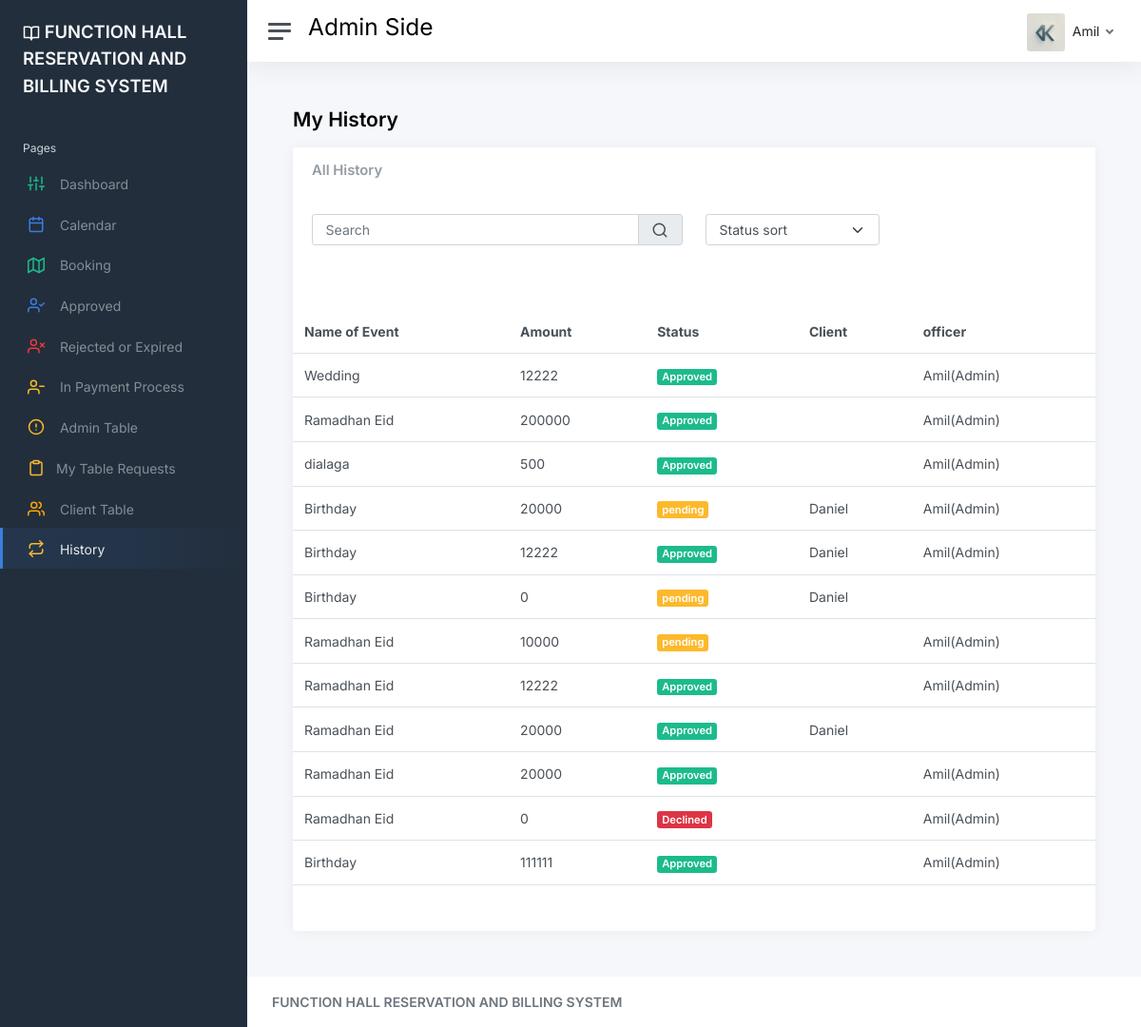
The app's page /static/History.php (signed in) with its own data.
### tables this page shows
CREATE TABLE `user` (
  `User_id` int(7) NOT NULL,
  `Username` varchar(20) NOT NULL,
  `Password` varchar(20) NOT NULL,
  `Fullname` varchar(20) NOT NULL,
  `Email` varchar(50) NOT NULL,
  `Gender` varchar(12) NOT NULL,
  `middle` varchar(50) NOT NULL,
  `Last` varchar(20) NOT NULL,
  `Phone` varchar(12) NOT NULL,
  `role` varchar(50) NOT NULL,
  `Status` int(11) NOT NULL
);

CREATE TABLE `history` (
  `H_id` int(11) NOT NULL,
  `Event_name` varchar(400) NOT NULL,
  `Event_status` varchar(20) NOT NULL,
  `Amount` int(11) NOT NULL,
  `Event_date` date NOT NULL,
  `Cid` int(11) DEFAULT NULL,
  `U_id` int(11) DEFAULT NULL
);

CREATE TABLE `customer` (
  `Customer_id` int(11) NOT NULL,
  `Fullname` varchar(50) NOT NULL,
  `Lastname` varchar(30) NOT NULL,
  `Affiliation` varchar(50) NOT NULL,
  `Phone No` varchar(11) NOT NULL,
  `Email` varchar(50) NOT NULL,
  `middle` varchar(20) NOT NULL,
  `gender` varchar(12) NOT NULL,
  `Username` varchar(50) NOT NULL,
  `Password` varchar(50) NOT NULL,
  `Status` int(11) NOT NULL
);

### static/model/class_model.php (called while the page is built, shortened)
<?php
	class class_model{
		public $host = db_host;
		public $user = db_user;
		public $pass = db_pass;
		public $dbname = db_name;
		public $conn;
		private function connect(){
			$this->conn = new mysqli($this->host, $this->user, $this->pass, $this->dbname);
		}
		public function user_account($User_id){
			$stmt = $this->conn->prepare("SELECT * FROM `user` WHERE `User_id` = ?") or die($this->conn->error);
		    $stmt->bind_param("i", $User_id);
			if($stmt->execute()){
				$result = $stmt->get_result();
				$fetch = $result->fetch_array();
				return array(
					'Fullname'=> $fetch['Fullname'],
					'Username'=>$fetch['Username'],
					'role'=>$fetch['role']
				);
			}
		}
		  public function fetchAll_history(){
            $sql = "SELECT * FROM History order by H_id desc";
				$stmt = $this->conn->prepare($sql);
				$stmt->execute();
				$result = $stmt->get_result();
		        $data = array();
		         while ($row = $result->fetch_assoc()) {
		                   $data[] = $row;
		            }
		         return $data;
		  }
		  public function fetchAll_customer($ids){
            $sql = "SELECT * FROM customer WHERE `Customer_id` = ?";
				$stmt = $this->conn->prepare($sql);
			    $stmt->bind_param("i", $ids);
				$stmt->execute();
				$result = $stmt->get_result();
		        $data = array();
		         while ($row = $result->fetch_assoc()) {
		                   $data[] = $row;
		            }
		         return $data;
		  }
		  public function fetchAll_Us($Uids){
            $sql = "SELECT * FROM user WHERE `User_id` = ?";
				$stmt = $this->conn->prepare($sql);
			    $stmt->bind_param("i", $Uids);
				$stmt->execute();
				$result = $stmt->get_result();
		        $data = array();
		         while ($row = $result->fetch_assoc()) {
		                   $data[] = $row;
		            }
		         return $data;
		  }
			}
?>

### static/History.php (the view, shortened to what this page needs)
<!DOCTYPE html>
<html lang="en">
<head>
	<link href="css/app.css" rel="stylesheet">
</head>
<body>
	<div class="wrapper">
		<?php include('includes/sidebar.php'); ?>
		<div class="main">
		<?php include('includes/header.php'); ?>
			<main class="content">
				<div class="container-fluid p-0">
					<h1 class="h3 mb-3">  <strong>My History</strong></h1>
					<?php
    $conn = new class_model();
    $mybooking = $conn->fetchAll_history();
    ?>
					<div class="row">
	<div class="col-12 col-lg-12 col-xxl-12 d-flex">
		<div class="card flex-fill">
			<div class="card-header">
				<h5 class="card-title mb-0">All History</h5>
			</div>
  	<div class="card-body">
  <div class="row">
    <div class="col-lg-6">
      <div class="input-group">
        <input name="search" type="text" class="form-control" placeholder="Search">
        <span class="input-group-text"><i data-feather="search"></i></span>
      </div>
    </div>
      <div class="col-lg-3">
      <select id="sortStatus" class="form-select ms-auto">
        <option value="all" selected>Status sort</option>
      </select>
    </div>
  </div>
</div>
<div class="table-responsive">
			<table class="table table-hover my-5">
				<thead>
					<tr>
						<th>Name of Event</th>
						<th >Amount</th>
						<th>Status</th>
						<th >Client</th>
						<th >officer</th>
					</tr>
				</thead>
				<tbody>
					<?php if (!empty($mybooking)) {
						foreach ($mybooking as $row) { ?>
							<tr>
								<td><?= htmlspecialchars($row['Event_name']) ?></td>
								<td >
									<?= htmlspecialchars($row['Amount']) ?>
								</td>
								<td>
										<?php if($row['Event_status']== "Approved"){ ?>
											<span class="badge bg-success">
											Approved
											</span>
										<?php }elseif($row['Event_status']== "Declined"){ ?>
											<span class="badge bg-danger">
											Declined
											</span>
											<?php }elseif($row['Event_status']== "Payable"){ ?>
												<span class="badge bg-primary">
											Payable
											</span>
											<?php }elseif($row['Event_status']== "Expired"){ ?>
												<span class="badge bg-primary">
											Expired
											</span>
											<?php }else{ ?>
												<span class="badge bg-warning">
											pending
											</span>
<?php  } ?>
								</td>
								<td>
										<?php $ids=$row['Cid'];
										$Cname = $conn->fetchAll_customer($ids);
										foreach($Cname as $srow){
											echo $srow['Fullname'];
										}
										?>
									</td>
									<td>
										<?php
										$Uids=$row['U_id'];
										$Ccname = $conn->fetchAll_Us($Uids);
										foreach($Ccname as $row){
											echo $row['Fullname']; echo "("  .$row['role'].")";
										}
										?>
									</td>
							</tr>
					<?php }
					} else { ?>
						<tr>
							<td colspan="8" class="text-center">No booking records found.</td>
						</tr>
					<?php } ?>
				</tbody>
			</table>
		</div>
		</div>
	</div>
</div>
				</div>
			</main>
			<footer class="footer">
				<div class="container-fluid">
					<div class="row text-muted">
						<div class="col-6 text-start">
							<p class="mb-0">
								<a class="text-muted" href="https://adminkit.io/" target="_blank"><strong> FUNCTION HALL RESERVATION AND BILLING SYSTEM </strong></a>
							</p>
						</div>
					</div>
				</div>
			</footer>
		</div>
	</div>
</body>
</html>

### static/includes/header.php (shortened to what this page needs)
<nav class="navbar navbar-expand navbar-light navbar-bg">
				<a class="sidebar-toggle js-sidebar-toggle">
          <i class="hamburger align-self-center"></i>
        </a>
<h2><?php if($userinfo['role'] == 'Staff'){ ?>Staff Side <?php }else{ ?>Admin Side<?php } ?></h2>
				<div class="navbar-collapse collapse">
					<ul class="navbar-nav navbar-align">
						<li class="nav-item dropdown">
							<a class="nav-icon dropdown-toggle" href="#" id="alertsDropdown" data-bs-toggle="dropdown">
							</a>
						</li>
						<li class="nav-item dropdown">
							<a class="nav-icon dropdown-toggle" href="#" id="messagesDropdown" data-bs-toggle="dropdown">
							</a>
						</li>
						<li class="nav-item dropdown">
							<a class="nav-link dropdown-toggle d-none d-sm-inline-block" href="#" data-bs-toggle="dropdown">
                <img src="img/avatars/20250426_1521_image (1).png" class="avatar img-fluid rounded me-1" alt="Charles Hall" /> <span class="text-dark"><?= $userinfo['Fullname'] ?></span>
              </a>
						</li>
					</ul>
				</div>
			</nav>

### records on screen
user: Fullname "Amil", role "Admin"
history: Event_name "Wedding", Amount "12222", Event_status "Approved"
history: Event_name "Ramadhan Eid", Amount "200000", Event_status "Approved"
history: Event_name "dialaga", Amount "500", Event_status "Approved"
history: Event_name "Birthday", Amount "20000", Event_status "pending"
customer: Fullname "Daniel"
history: Event_name "Birthday", Amount "12222", Event_status "Approved"
history: Event_name "Birthday", Amount "0", Event_status "pending"
history: Event_name "Ramadhan Eid", Amount "10000", Event_status "pending"
history: Event_name "Ramadhan Eid", Amount "12222", Event_status "Approved"
history: Event_name "Ramadhan Eid", Amount "20000", Event_status "Approved"
history: Event_name "Ramadhan Eid", Amount "20000", Event_status "Approved"
history: Event_name "Ramadhan Eid", Amount "0", Event_status "Declined"
history: Event_name "Birthday", Amount "111111", Event_status "Approved"
